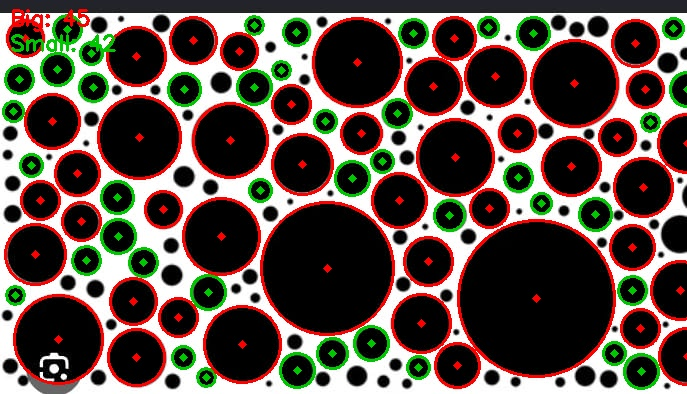
#> input picture src/hough_circles.jpeg, 687 x 394 px, given in place of the camera
$ python red_detect.py
#> lines starting #> are read from the running program, lines starting #| are printed output that depends on the picture; after the words box and inside, x2 and y2 are one past the last pixel; in counts of white or black regions, pixels touching at a corner belong together
"""
Red Object Detector
--------------------
Captures live video from the default webcam, detects red-coloured
objects, draws a bounding box around each, and prints/overlays their
(x, y) coordinates (center of the bounding box) in real time.

Controls:
    q  -> quit

Requirements:
    pip install opencv-python numpy
"""

import cv2
import numpy as np

MIN_CONTOUR_AREA = 500

cap = cv2.VideoCapture(0)

if not cap.isOpened():
    print("Error: Could not access the webcam.")
    exit()

print("Press 'q' to quit.")

while True:
    ret, frame = cap.read()
#> frame is the input picture: shape (394, 687, 3); mean B, G, R 73.4, 81.7, 94.8
    if not ret:
        print("Error: Failed to grab frame.")
        break

    frame = cv2.flip(frame, 1)  # mirror view, optional
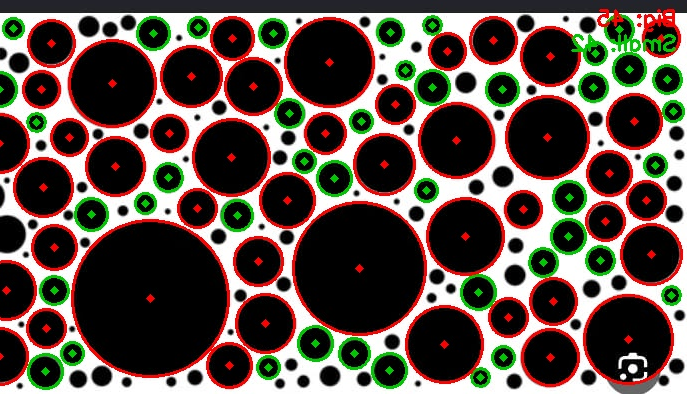
#> frame: shape (394, 687, 3); mean B, G, R 73.4, 81.7, 94.8
    hsv = cv2.cvtColor(frame, cv2.COLOR_BGR2HSV)
#> hsv: shape (394, 687, 3); mean H, S, V 48.3, 114.4, 103.9

    # Red wraps around the HSV hue circle (0 and 180 are both 'red'),
    # so we need two ranges and combine them.
    lower_red_1 = np.array([0, 120, 70])
    upper_red_1 = np.array([10, 255, 255])
    lower_red_2 = np.array([170, 120, 70])
    upper_red_2 = np.array([180, 255, 255])

    mask1 = cv2.inRange(hsv, lower_red_1, upper_red_1)
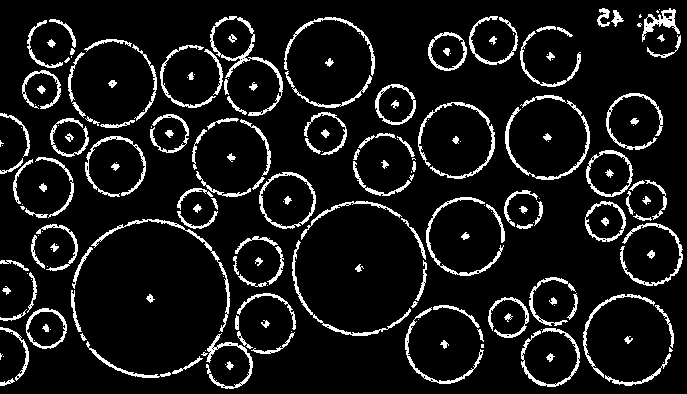
#> mask1: shape (394, 687); 9.3% white in thin lines or dots
    mask2 = cv2.inRange(hsv, lower_red_2, upper_red_2)
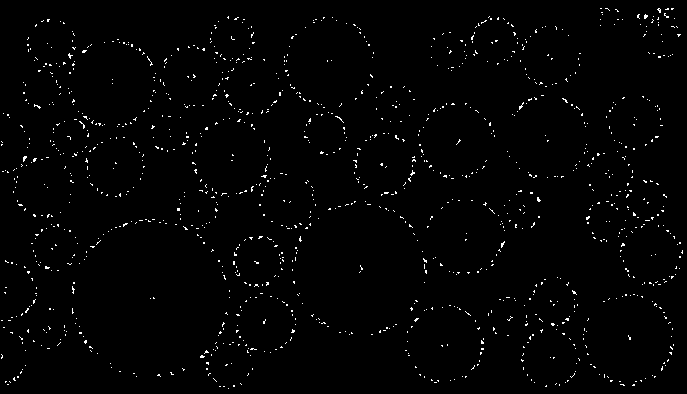
#> mask2: shape (394, 687); 1.4% white in thin lines or dots
    mask = cv2.bitwise_or(mask1, mask2)
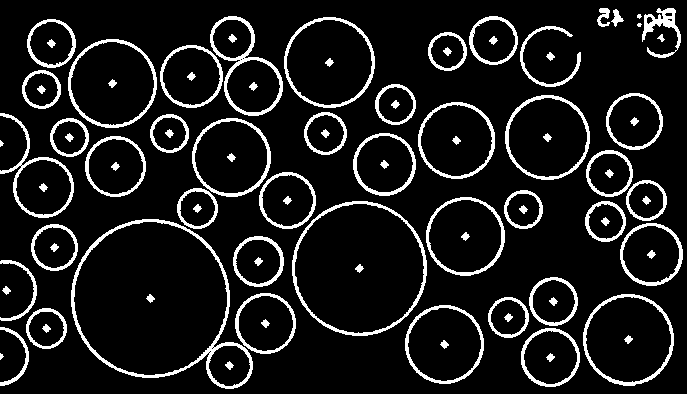
#> mask: shape (394, 687); 10.7% white; 91 white regions (4 under 20 px), largest, box (x1, y1, x2, y2) and area: (71, 219, 253, 389) 2106, (292, 201, 427, 336) 1330, (210, 16, 283, 116) 1102

    # Clean up the mask: remove small noise, fill small holes
    kernel = np.ones((5, 5), np.uint8)
    mask = cv2.erode(mask, kernel, iterations=1)
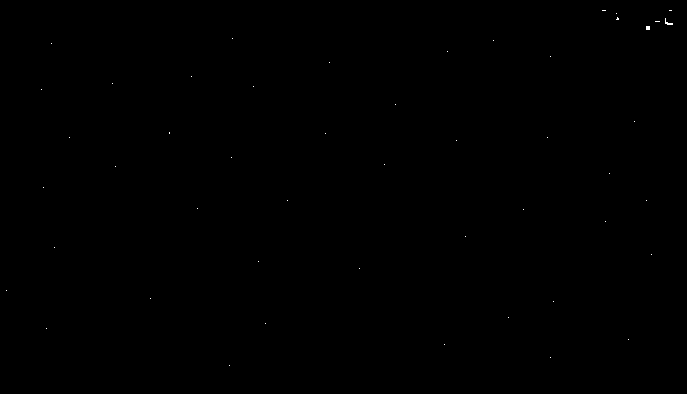
#> mask: shape (394, 687); 0.04% white in thin lines or dots, all inside (x1, y1, x2, y2) = (6, 10, 673, 366)
    mask = cv2.dilate(mask, kernel, iterations=2)
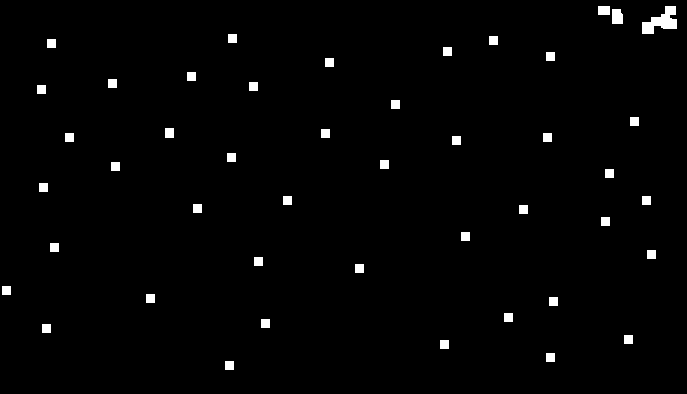
#> mask: shape (394, 687); 1.6% white; 45 white regions

    contours, _ = cv2.findContours(
        mask, cv2.RETR_EXTERNAL, cv2.CHAIN_APPROX_SIMPLE
    )
#> contours = 45 contours; largest, box (x1, y1, x2, y2) and area: (642, 6, 677, 34) 454, (612, 9, 623, 24) 132, (598, 6, 610, 15) 88, (165, 128, 174, 138) 72, (225, 361, 234, 370) 64

    for cnt in contours:
        area = cv2.contourArea(cnt)
        if area < MIN_CONTOUR_AREA:
            continue

        x, y, w, h = cv2.boundingRect(cnt)
        cx, cy = x + w // 2, y + h // 2

        # Draw bounding box and center point
        cv2.rectangle(frame, (x, y), (x + w, y + h), (0, 255, 0), 2)
        cv2.circle(frame, (cx, cy), 4, (255, 0, 0), -1)

        # Overlay coordinates on the frame
        label = f"({cx}, {cy})"
        cv2.putText(
            frame, label, (x, y - 10),
            cv2.FONT_HERSHEY_SIMPLEX, 0.6, (0, 255, 0), 2
        )

        # Print to console as well
        print(f"Red object detected at: x={cx}, y={cy}, area={int(area)}")
#> this loop made 45 passes
#> (cnt, area) on passes 1 to 12: ([[225, 361], [225, 369], [233, 369], [233, 361]], 64), ([[546, 353], [546, 361], [554, 361], [554, 353]], 64), ([[440, 340], [440, 348], [448, 348], [448, 340]], 64), ([[624, 335], [624, 343], [632, 343], [632, 335]], 64), ([[42, 324], [42, 332], [50, 332], [50, 324]], 64), ([[261, 319], [261, 327], [269, 327], [269, 319]], 64), ([[504, 313], [504, 321], [512, 321], [512, 313]], 64), ([[549, 297], [549, 305], [557, 305], [557, 297]], 64), ([[146, 294], [146, 302], [154, 302], [154, 294]], 64), ([[2, 286], [2, 294], [10, 294], [10, 286]], 64), ([[355, 264], [355, 272], [363, 272], [363, 264]], 64), ([[254, 257], [254, 265], [262, 265], [262, 257]], 64)
#> area on passes 43 to 44: 132, 454.5

    cv2.imshow("Red Object Detection", frame)

    if cv2.waitKey(1) & 0xFF == ord('q'):
#> (key q is pressed here)
        break
